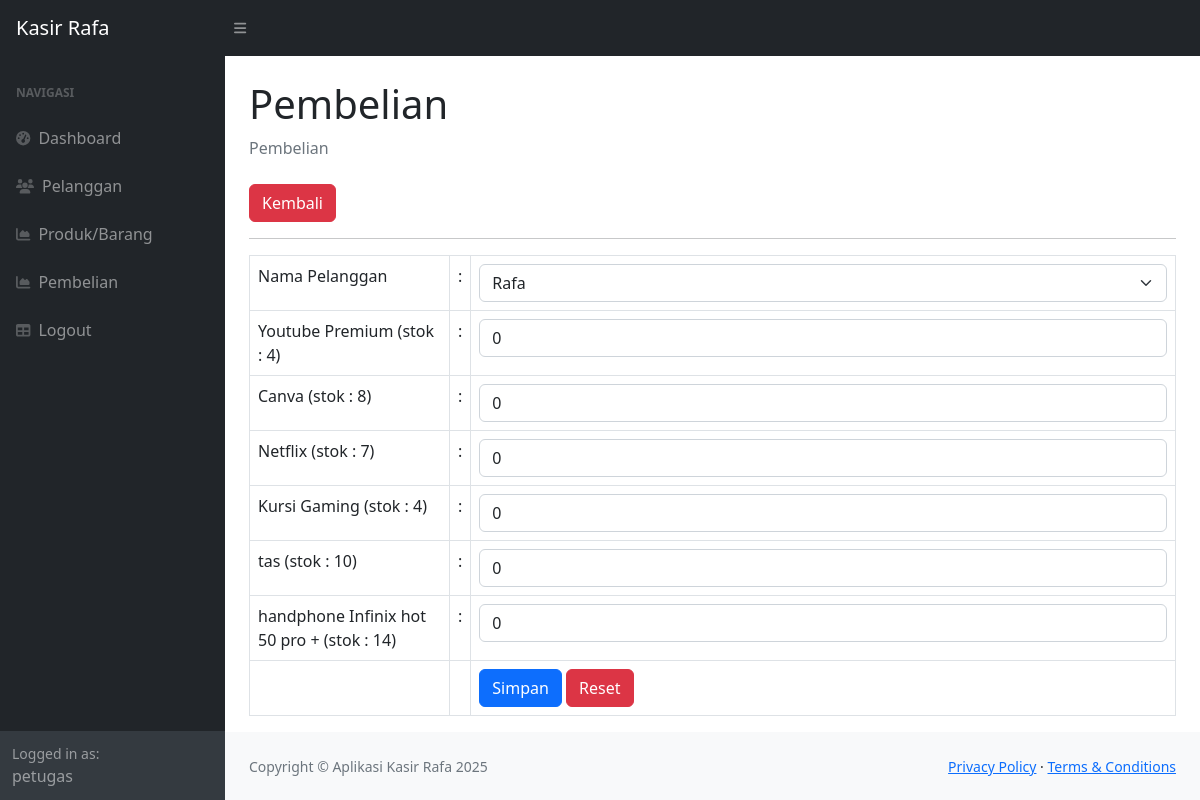
The page /index.php?page=pembelian_tambah (signed in) on the database its author committed.
### tables this page shows
CREATE TABLE `produk` (
  `id_produk` int(11) NOT NULL,
  `nama_produk` varchar(255) DEFAULT NULL,
  `harga` int(11) DEFAULT NULL,
  `stok` int(11) DEFAULT NULL
);

### pembelian_tambah.php (the view, shortened to what this page needs)
<div class="container-fluid px-4">
    <h1 class="mt-4">Pembelian</h1>
    <ol class="breadcrumb mb-4">
        <li class="breadcrumb-item active">Pembelian</li>
    </ol>
    <a href="?page=pembelian" class="btn btn-danger">Kembali</a>
    <hr>
    <form method="post">
        <table class="table table-bordered">
            <tr>
                <td width="200">Nama Pelanggan</td>
                <td width="1">:</td>
                <td>
                    <select class="form-control form-select" name="id_pelanggan">
                        <?php
                        $p = mysqli_query($koneksi, "SELECT * FROM pelanggan");
                        while ($pel = mysqli_fetch_array($p)) {
                        ?>
                            <option value="<?php echo $pel['id_pelanggan']; ?>"><?php echo $pel['nama_pelanggan'];  ?></option>
                        <?php
                        }
                        ?>
                    </select>
                </td>
            </tr>
            <?php
            $pro = mysqli_query($koneksi, "SELECT * FROM produk");
            while ($produk = mysqli_fetch_array($pro)) {
            ?>
                <tr>
                    <td><?php echo $produk['nama_produk'] . ' (stok : ' . $produk['stok'] . ')'; ?></td>
                    <td>:</td>
                    <td>
                        <input class="form-control" type="number"
                            step="0" value="0" max="<?php echo $produk['stok']; ?>" name="produk[<?php echo $produk['id_produk']; ?>]">
                    </td>
                </tr>
            <?php
            }
            ?>
            <tr>
                <td></td>
                <td></td>
                <td>
                    <button type="submit" class="btn btn-primary">Simpan</button>
                    <button type="reset" class="btn btn-danger">Reset</button>
                </td>
            </tr>
        </table>
    </form>
</div>

### rows shown on the page
produk: nama_produk "Youtube Premium", stok "4"
produk: nama_produk "Canva", stok "8"
produk: nama_produk "Netflix", stok "7"
produk: nama_produk "Kursi Gaming", stok "4"
produk: nama_produk "tas", stok "10"
produk: nama_produk "handphone Infinix hot 50 pro +", stok "14"

### other values the page prints
$_SESSION['user']['nama'] "petugas"
form field id_pelanggan "Rafa"
